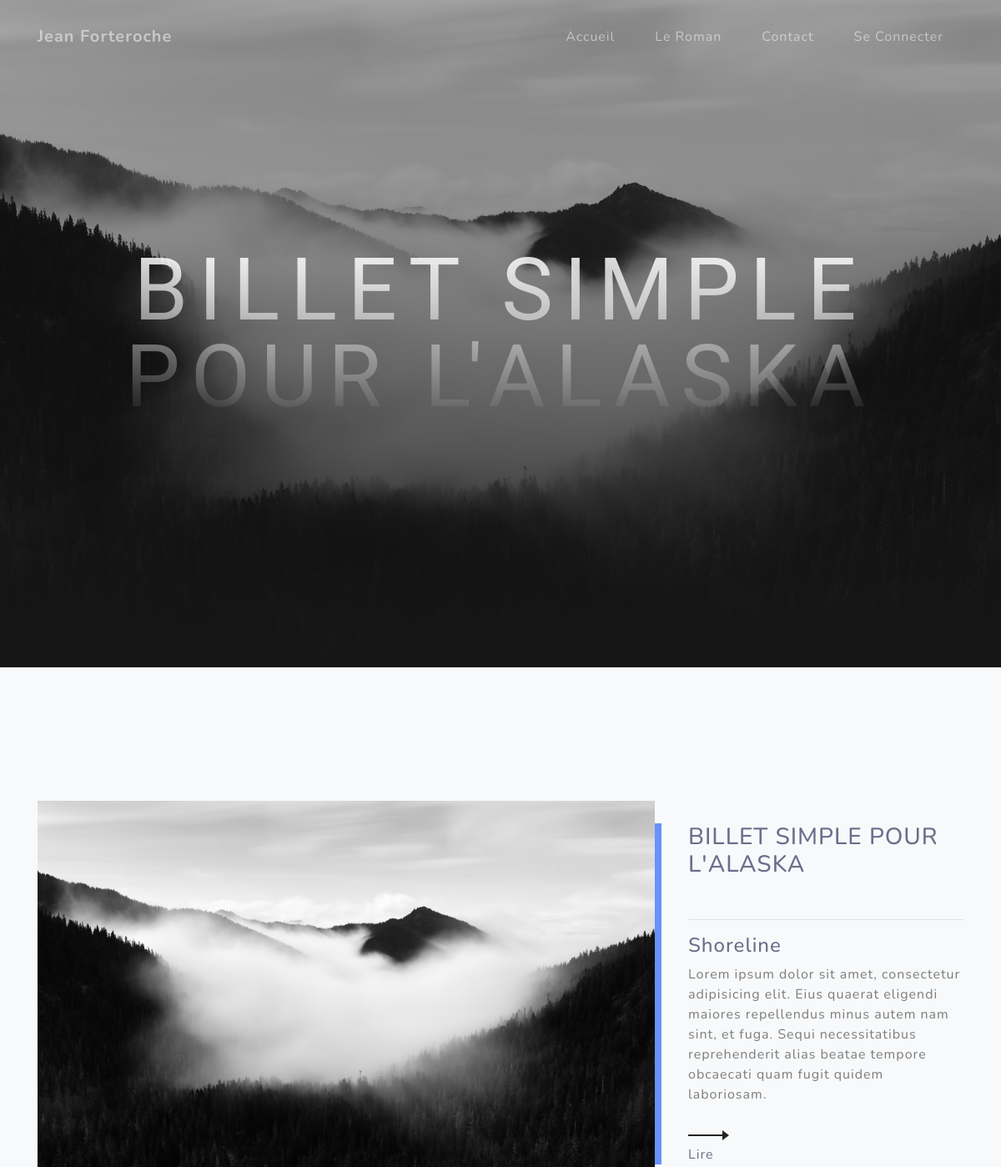
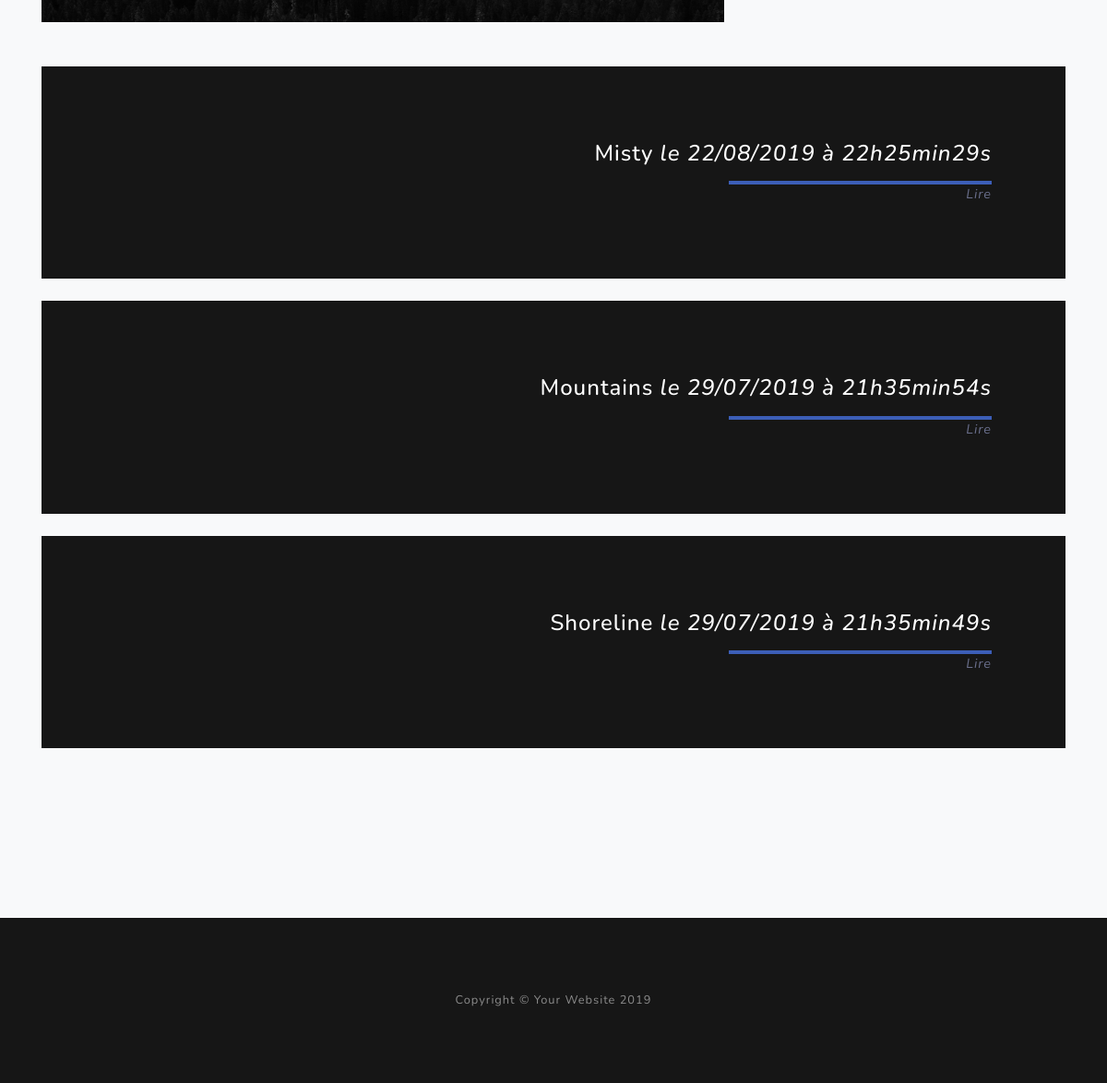
Page /index.php?action=blog on the committed database (2 pictures, top to bottom).
### tables this page shows
CREATE TABLE IF NOT EXISTS `posts` (
  `id` int(11) NOT NULL AUTO_INCREMENT,
  `title` varchar(255) NOT NULL,
  `content` text NOT NULL,
  `creation_date` datetime NOT NULL,
  PRIMARY KEY (`id`)
);

### model/BDD.php (called while the page is built, shortened)
<?php
class BddConnect
{
    private $type = 'mysql';
    private $host = 'localhost';
    private $dbname = 'projet4';
    private $username = 'root';
    private $password = '';
    public function __construct()
    {
        try {
            $this->db = new PDO(
                $this->type.':host='.$this->host.';dbname='.$this->dbname,
                $this->username,
                $this->password
            );
        } catch (Exception $e) {
            die('Erreur : '.$e->getMessage());
        }
    }
}

### model/Post.php (called while the page is built, shortened)
<?php
require_once 'BDD.php';
class Post extends BddConnect
{
    public function getPosts()
    {
        $req = $this->db->query('SELECT id, title, content, DATE_FORMAT(creation_date, \'%d/%m/%Y à %Hh%imin%ss\') AS creation_date_fr FROM posts ORDER BY creation_date DESC LIMIT 0, 5');
        return $req;
    }
}

### view/frontend/blogView.php (the view, shortened to what this page needs)
<header class="masthead">
    <div class="container d-flex h-100 align-items-center">
      <div class="mx-auto text-center">
        <h1 class="mx-auto my-0 text-uppercase">BILLET SIMPLE POUR L'ALASKA</h1>
        </div>
      </div>
  </header>
 <section id="projects" class="projects-section bg-light">
    <div class="container">
      <div class="row align-items-center no-gutters mb-4 mb-lg-5">
        <div class="col-xl-8 col-lg-7">
          <img class="img-fluid mb-3 mb-lg-0" src="./public/frontend/img/bg-masthead.jpg" alt="">
        </div>
        <div class="col-xl-4 col-lg-5">
          <div class="featured-text text-center text-lg-left">
            <h3>BILLET SIMPLE POUR L'ALASKA</h3>
            <br>
            <hr>
            <h4>Shoreline</h4>
            <p class="text-black-50 mb-0">Lorem ipsum dolor sit amet, consectetur adipisicing elit. Eius quaerat
              eligendi maiores repellendus minus autem nam sint, et fuga. Sequi necessitatibus reprehenderit alias
              beatae tempore obcaecati quam fugit quidem laboriosam.</p>
            <br>
            <a href="index.php?action=blog&amp;ht=post&amp;id=1"> <img src="./public/frontend/img/next.png" alt=""><br>
              Lire</a>
          </div>
        </div>
      </div>
<?php
while ($data = $posts->fetch()) {
    ?>
    <div class="row justify-content-center no-gutters">
        <div class="col-lg-12 order-lg-first">
          <div class="bg-black text-center h-100 project">
            <div class="d-flex h-100">
              <div class="project-text w-100 my-auto text-center text-lg-right">
                <h4 class="text-white"> <?php echo htmlspecialchars($data['title']); ?>
                    <em>le <?php echo $data['creation_date_fr']; ?></em>
                </h4>
                     <hr class="d-none d-lg-block mb-0 mr-0">
                        <em><a href="index.php?action=blog&amp;ht=post&amp;id=<?php echo $data['id']; ?>">Lire</a></em>
                        </div>
            </div>
          </div>
        </div>
      </div>
      <br>
<?php
}
?>
</div>
  </section>
  <?php $content = ob_get_clean(); ?>
<?php include 'tremplates/head.php'; ?>

### index.php (shortened to what this page needs)
<?php
include_once 'controller/frontend/Controller_Router.php';
if (isset($_GET['action'])) {
    if ($_GET['action'] == 'blog') {
        listPosts();
    }
} else {
    require './core/class/Form.php';
    include_once 'view/frontend/indexView.php';
}

### controller/frontend/Controller_Router.php (shortened to what this page needs)
<?php
require './model/Post.php';
function listPosts()
{
    if (isset($_GET['id']) && $_GET['id'] > 0 && $_GET['ht'] == 'post') {
        post();
    } else {
        $bdd = new Post();
        $posts = $bdd->getPosts();
        include_once './view/frontend/blogView.php';
    }
}

### view/frontend/tremplates/head.php (shortened to what this page needs)
<!DOCTYPE html>
<html lang="fr">
<head>
  <link href="./public/frontend/vendor/bootstrap/css/bootstrap.min.css" rel="stylesheet">
  <link href="./public/frontend/vendor/fontawesome-free/css/all.min.css" rel="stylesheet">
  <link href="./public/frontend/css/grayscale.min.css" rel="stylesheet">
  <link rel="stylesheet" href="./public/frontend/css/scroll.css">
  <link rel="stylesheet" href="./public/frontend/css/conect.css">
</head>
<body id="page-top">
<nav class="navbar navbar-expand-lg navbar-light fixed-top" id="mainNav">
    <div class="container">
      <a class="navbar-brand js-scroll-trigger" href="index.php">Jean Forteroche</a>
      <div class="collapse navbar-collapse" id="navbarResponsive">
        <ul class="navbar-nav ml-auto">
        <li class="nav-item">
            <a class="nav-link js-scroll-trigger" href="index.php">Accueil</a>
          </li>
          <li class="nav-item">
            <a class="nav-link js-scroll-trigger" href="index.php?action=blog">Le Roman</a>
          </li>
          <li class="nav-item">
            <a class="nav-link js-scroll-trigger" href="index.php?action=contact">Contact</a>
          </li>
          <li class="nav-item">
            <a class="nav-link js-scroll-trigger" href="index.php?action=connect">Se Connecter</a>
          </li>
        </ul>
      </div>
    </div>
  </nav>
  <?= $content; ?>
  <footer class="bg-black small text-center text-white-50">
    <div class="container">
      Copyright &copy; Your Website 2019
    </div>
  </footer>
</body>
</html>

### public/frontend/css/conect.css (style rules this page uses)
body { margin:0; color:#6a6f8c; }
*,:after,:before { box-sizing:border-box }
a { color:inherit;text-decoration:none }

### rows in the picture
posts: title "Misty", creation_date_fr "22/08/2019 à 22h25min29s"
posts: title "Mountains", creation_date_fr "29/07/2019 à 21h35min54s"
posts: title "Shoreline", creation_date_fr "29/07/2019 à 21h35min49s"
